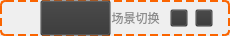
<?xml version="1.0" encoding="UTF-8"?>
<ui version="4.0">
 <class>project_edit_hotpoint_itemClass</class>
 <widget class="QWidget" name="project_edit_hotpoint_itemClass">
  <property name="geometry">
   <rect>
    <x>0</x>
    <y>0</y>
    <width>230</width>
    <height>36</height>
   </rect>
  </property>
  <property name="windowTitle">
   <string>project_edit_hotpoint_item</string>
  </property>
  <widget class="QLabel" name="label_icon">
   <property name="geometry">
    <rect>
     <x>10</x>
     <y>8</y>
     <width>20</width>
     <height>20</height>
    </rect>
   </property>
   <property name="styleSheet">
    <string notr="true">background-color: rgba(52, 52, 52,0);</string>
   </property>
   <property name="text">
    <string/>
   </property>
  </widget>
  <widget class="QPushButton" name="pushButton_changPic">
   <property name="geometry">
    <rect>
     <x>110</x>
     <y>0</y>
     <width>51</width>
     <height>36</height>
    </rect>
   </property>
   <property name="styleSheet">
    <string notr="true">background-color: rgba(52, 52, 52,0);
border:0px;
color: rgb(140, 140, 140);</string>
   </property>
   <property name="text">
    <string>场景切换</string>
   </property>
  </widget>
  <widget class="QPushButton" name="pushButton_copy">
   <property name="geometry">
    <rect>
     <x>170</x>
     <y>9</y>
     <width>18</width>
     <height>18</height>
    </rect>
   </property>
   <property name="styleSheet">
    <string notr="true">background-color: rgba(52, 52, 52,0);</string>
   </property>
   <property name="text">
    <string/>
   </property>
  </widget>
  <widget class="HoverMenuButton" name="pushButton_more">
   <property name="geometry">
    <rect>
     <x>195</x>
     <y>9</y>
     <width>18</width>
     <height>18</height>
    </rect>
   </property>
   <property name="styleSheet">
    <string notr="true">background-color: rgba(52, 52, 52,0);</string>
   </property>
   <property name="text">
    <string/>
   </property>
  </widget>
  <widget class="QPushButton" name="pushButton_title">
   <property name="geometry">
    <rect>
     <x>40</x>
     <y>0</y>
     <width>71</width>
     <height>36</height>
    </rect>
   </property>
   <property name="styleSheet">
    <string notr="true">background-color: rgba(52, 52, 52,0);
color: rgb(255, 255, 255);
text-align: left;</string>
   </property>
   <property name="text">
    <string/>
   </property>
  </widget>
  <widget class="QLabel" name="label_lock">
   <property name="geometry">
    <rect>
     <x>5</x>
     <y>2</y>
     <width>10</width>
     <height>12</height>
    </rect>
   </property>
   <property name="text">
    <string/>
   </property>
  </widget>
  <widget class="QLabel" name="label_bg">
   <property name="geometry">
    <rect>
     <x>0</x>
     <y>0</y>
     <width>230</width>
     <height>36</height>
    </rect>
   </property>
   <property name="styleSheet">
    <string notr="true">color: #333333;             
border: 2px dashed rgb(250,100,0);   
border-radius: 5px;          
background-color: transparent;
    </string>
   </property>
   <property name="text">
    <string/>
   </property>
  </widget>
  <zorder>label_bg</zorder>
  <zorder>label_icon</zorder>
  <zorder>pushButton_copy</zorder>
  <zorder>pushButton_more</zorder>
  <zorder>label_lock</zorder>
  <zorder>pushButton_title</zorder>
  <zorder>pushButton_changPic</zorder>
 </widget>
 <layoutdefault spacing="6" margin="11"/>
 <customwidgets>
  <customwidget>
   <class>HoverMenuButton</class>
   <extends>QPushButton</extends>
   <header>HoverMenuButton.h</header>
  </customwidget>
 </customwidgets>
 <resources/>
 <connections/>
</ui>
